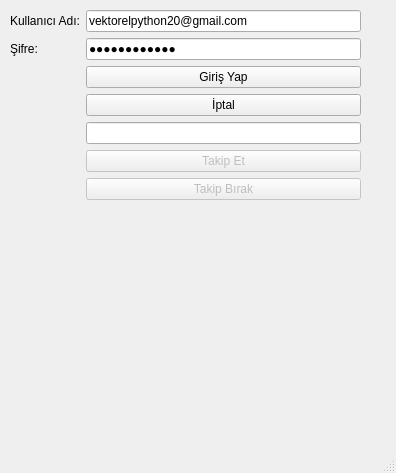
<?xml version="1.0" encoding="UTF-8"?>
<ui version="4.0">
 <class>MainWindow</class>
 <widget class="QMainWindow" name="MainWindow">
  <property name="geometry">
   <rect>
    <x>0</x>
    <y>0</y>
    <width>396</width>
    <height>473</height>
   </rect>
  </property>
  <property name="windowTitle">
   <string>MainWindow</string>
  </property>
  <widget class="QWidget" name="centralwidget">
   <widget class="QWidget" name="formLayoutWidget">
    <property name="geometry">
     <rect>
      <x>10</x>
      <y>10</y>
      <width>351</width>
      <height>421</height>
     </rect>
    </property>
    <layout class="QFormLayout" name="formLayout">
     <item row="0" column="0">
      <widget class="QLabel" name="label">
       <property name="text">
        <string>Kullanıcı Adı:</string>
       </property>
      </widget>
     </item>
     <item row="0" column="1">
      <widget class="QLineEdit" name="txtUserInput">
       <property name="inputMask">
        <string/>
       </property>
       <property name="text">
        <string>vektorelpython20@gmail.com</string>
       </property>
      </widget>
     </item>
     <item row="1" column="0">
      <widget class="QLabel" name="label_2">
       <property name="text">
        <string>Şifre:</string>
       </property>
      </widget>
     </item>
     <item row="1" column="1">
      <widget class="QLineEdit" name="txtSifre">
       <property name="text">
        <string>Vektorel2004</string>
       </property>
       <property name="echoMode">
        <enum>QLineEdit::Password</enum>
       </property>
       <property name="placeholderText">
        <string/>
       </property>
      </widget>
     </item>
     <item row="2" column="1">
      <widget class="QPushButton" name="btGiris">
       <property name="text">
        <string>Giriş Yap</string>
       </property>
      </widget>
     </item>
     <item row="3" column="1">
      <widget class="QPushButton" name="btIptal">
       <property name="text">
        <string>İptal</string>
       </property>
      </widget>
     </item>
     <item row="7" column="1">
      <widget class="QLabel" name="lblSonuc">
       <property name="text">
        <string/>
       </property>
      </widget>
     </item>
     <item row="4" column="1">
      <widget class="QLineEdit" name="txtFollow"/>
     </item>
     <item row="5" column="1">
      <widget class="QPushButton" name="btFollow">
       <property name="enabled">
        <bool>false</bool>
       </property>
       <property name="text">
        <string>Takip Et</string>
       </property>
      </widget>
     </item>
     <item row="6" column="1">
      <widget class="QPushButton" name="btUnfollow">
       <property name="enabled">
        <bool>false</bool>
       </property>
       <property name="text">
        <string>Takip Bırak</string>
       </property>
      </widget>
     </item>
    </layout>
   </widget>
  </widget>
  <widget class="QMenuBar" name="menubar">
   <property name="geometry">
    <rect>
     <x>0</x>
     <y>0</y>
     <width>396</width>
     <height>21</height>
    </rect>
   </property>
  </widget>
  <widget class="QStatusBar" name="statusbar"/>
 </widget>
 <resources/>
 <connections/>
</ui>
